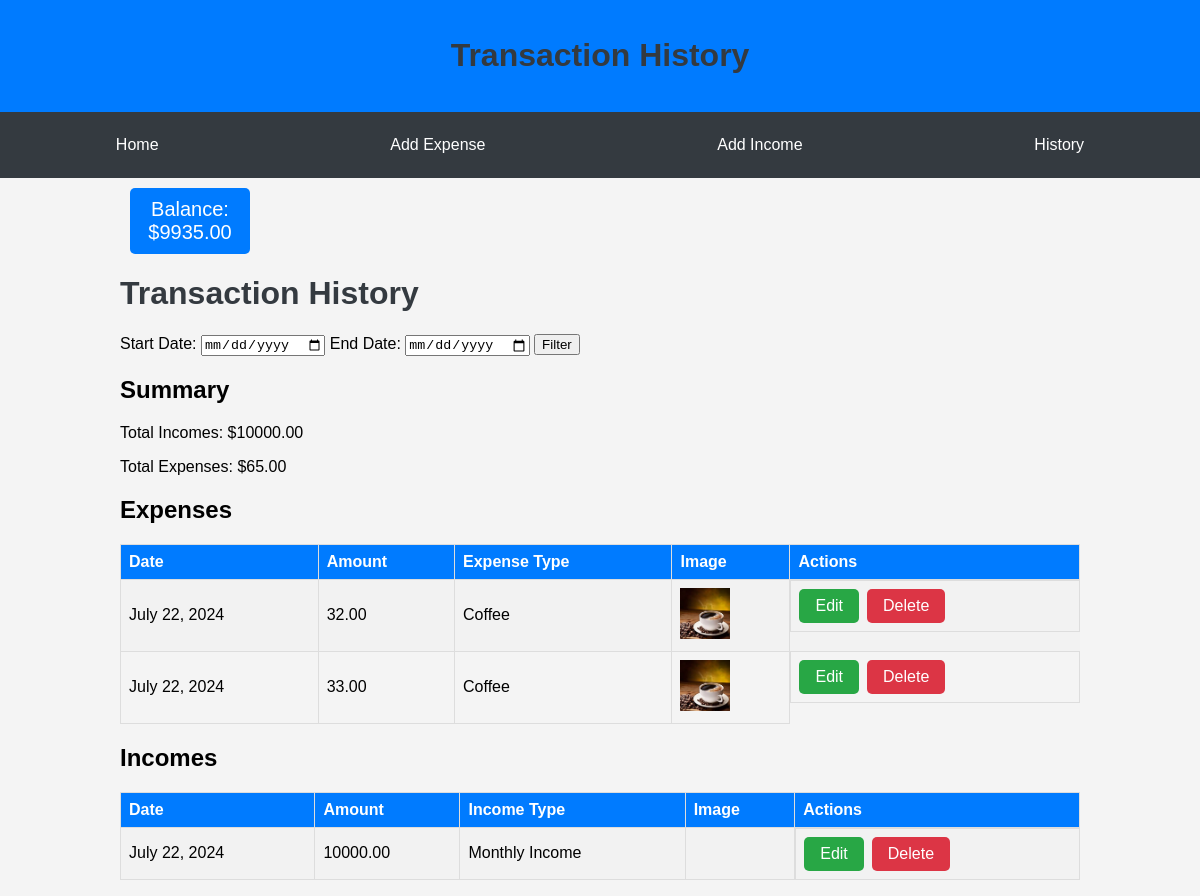
Page /history/ (signed in) on the committed database.
### history/models.py (models this page shows, shortened)
class AccountBalance(models.Model):
    user = models.OneToOneField(User, on_delete=models.CASCADE)
    balance = models.DecimalField(max_digits=10, decimal_places=2, default=0.00)

class Expense(models.Model):
    amount = models.DecimalField(max_digits=10, decimal_places=2)
    date = models.DateField()
    account_balance = models.ForeignKey(AccountBalance, on_delete=models.CASCADE)
    expense_type = models.CharField(max_length=50)
    image = models.ImageField(upload_to='expense_images/', blank=True, null=True)

class Income(models.Model):
    amount = models.DecimalField(max_digits=10, decimal_places=2)
    date = models.DateField()
    account_balance = models.ForeignKey(AccountBalance, on_delete=models.CASCADE)
    income_type = models.ForeignKey(IncomeType, on_delete=models.CASCADE)
    image = models.ImageField(upload_to='income_images/', blank=True, null=True)

class IncomeType(models.Model):
    name = models.CharField(max_length=50)

### history/views.py (the view)
# urls.py: path('', include('history.urls')),
@login_required
def history(request):
    start_date = request.GET.get('start_date')
    end_date = request.GET.get('end_date')
    if start_date and end_date:
        start_date = datetime.strptime(start_date, '%Y-%m-%d')
        end_date = datetime.strptime(end_date, '%Y-%m-%d')
        expenses = Expense.objects.filter(date__range=(start_date, end_date))
        incomes = Income.objects.filter(date__range=(start_date, end_date))
    else:
        expenses = Expense.objects.all()
        incomes = Income.objects.all()
    total_expenses = sum(expense.amount for expense in expenses)
    total_incomes = sum(income.amount for income in incomes)
    account_balance, created = AccountBalance.objects.get_or_create(user=request.user)
    context = {
        'expenses': expenses,
        'incomes': incomes,
        'total_expenses': total_expenses,
        'total_incomes': total_incomes,
        'balance': account_balance.balance,  # Use balance from AccountBalance model
    }
    return render(request, 'history/history.html', context)

### history/context_processors.py (called while the page is built)
def account_balance(request):
    if request.user.is_authenticated:
        account_balance, created = AccountBalance.objects.get_or_create(user=request.user)
        return {'balance': account_balance.balance}
    return {}

### templates/history/history.html (shortened to what this page needs)
{% extends 'base.html' %}
{% block content %}
<h1>Transaction History</h1>
<form method="get" action="{% url 'history' %}">
    <label for="start_date">Start Date:</label>
    <input type="date" id="start_date" name="start_date" required>
    <label for="end_date">End Date:</label>
    <input type="date" id="end_date" name="end_date" required>
    <button type="submit">Filter</button>
</form>
<h2>Summary</h2>
<p>Total Incomes: ${{ total_incomes }}</p>
<p>Total Expenses: ${{ total_expenses }}</p>
<h2>Expenses</h2>
<table class="transaction-table">
    <tr>
        <th>Date</th>
        <th>Amount</th>
        <th>Expense Type</th>
        <th>Image</th>
        <th>Actions</th>
    </tr>
    {% for expense in expenses %}
    <tr>
        <td>{{ expense.date }}</td>
        <td>{{ expense.amount }}</td>
        <td>{{ expense.expense_type }}</td>
        <td>{% if expense.image %}<img src="{{ expense.image.url }}" alt="Expense Image" width="50">{% endif %}</td>
        <td class="action-buttons">
            <a href="{% url 'edit_expense' expense.pk %}" class="edit">Edit</a>
            <a href="{% url 'delete_expense' expense.pk %}" class="delete">Delete</a>
        </td>
    </tr>
    {% endfor %}
</table>
<h2>Incomes</h2>
<table class="transaction-table">
    <tr>
        <th>Date</th>
        <th>Amount</th>
        <th>Income Type</th>
        <th>Image</th>
        <th>Actions</th>
    </tr>
    {% for income in incomes %}
    <tr>
        <td>{{ income.date }}</td>
        <td>{{ income.amount }}</td>
        <td>{{ income.income_type.name }}</td>
        <td>{% if income.image %}<img src="{{ income.image.url }}" alt="Income Image" width="50">{% endif %}</td>
        <td class="action-buttons">
            <a href="{% url 'edit_income' income.pk %}" class="edit">Edit</a>
            <a href="{% url 'delete_income' income.pk %}" class="delete">Delete</a>
        </td>
    </tr>
    {% endfor %}
</table>
{% endblock %}

### templates/base.html (shortened to what this page needs)
<!DOCTYPE html>
<html lang="en">
<head>
</head>
<body>
    <div class="header">
        <h1>Transaction History</h1>
    </div>
    <div class="menu">
        <a href="{% url 'index' %}">Home</a>
        <a href="{% url 'add_expense' %}">Add Expense</a>
        <a href="{% url 'add_income' %}">Add Income</a>
        <a href="{% url 'history' %}">History</a>
    </div>
    <div class="container">
        <div class="balance">
            Balance: ${{ balance }}
        </div>
        {% block content %}{% endblock %}
    </div>
</body>
</html>

### templates/base.html (style rules this page uses)
body { font-family: 'Arial', sans-serif; background-color: #f4f4f4; margin: 0; padding: 0; }
.container { width: 80%; margin: 0 auto; }
.header { background-color: #007bff; color: white; padding: 1em 0; text-align: center; }
.menu { display: flex; justify-content: space-around; background-color: #343a40; padding: 1em 0; }
.menu a { color: white; text-decoration: none; padding: 0.5em 1em; border-radius: 5px; }
h1 { color: #343a40; }
.transaction-table { width: 100%; border-collapse: collapse; margin: 1em 0; }
.transaction-table th, .transaction-table td { border: 1px solid #ddd; padding: 0.5em; text-align: left; }
.transaction-table th { background-color: #007bff; color: white; }
.transaction-table tr:nth-child(even) { background-color: #f2f2f2; }
.action-buttons { display: flex; gap: 0.5em; }
.action-buttons a { text-decoration: none; padding: 0.5em 1em; color: white; border-radius: 5px; }
.action-buttons .edit { background-color: #28a745; }
.action-buttons .delete { background-color: #dc3545; }
.balance { margin: 10px; padding: 10px; max-width: 100px; background-color: #007bff; color: white; border-radius: 5px; text-align: center; font-size: 20px; }

### rows in the picture
AccountBalance: balance "9935.00"
Expense: date "July 22, 2024", amount "32.00", expense_type "Coffee", image (picture)
Expense: date "July 22, 2024", amount "33.00", expense_type "Coffee", image (picture)
Income: date "July 22, 2024", amount "10000.00", income_type.name "Monthly Income"

### other values in the picture
{{ total_incomes }} "10000.00"
{{ total_expenses }} "65.00"
